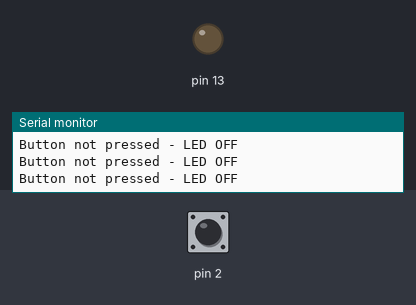
A sketch run on a simulated Arduino Uno, built with avr-gcc and run on an emulated ATmega328P. Shown: output pins drawn as LEDs (lit = HIGH), the last lines printed to the serial monitor. Dashed ring = blinking. The inputs (shaded band) are chosen by the test bench; at power-on: pin 2 HIGH.

Above: at 1.2 s.
1.3 s: pin 2 pulled LOW for 0.15 s
At 1.39 s:
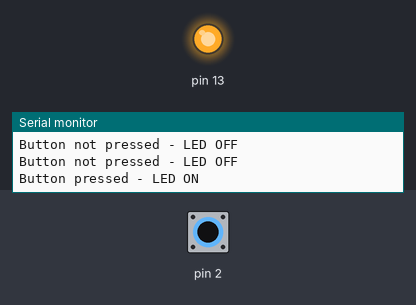
2.9 s: pin 2 pulled LOW for 0.15 s
At 4.1 s:
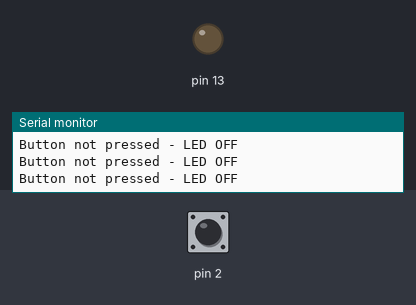
6.0 s: pin 2 pulled LOW for 1 s
At 6.8 s:
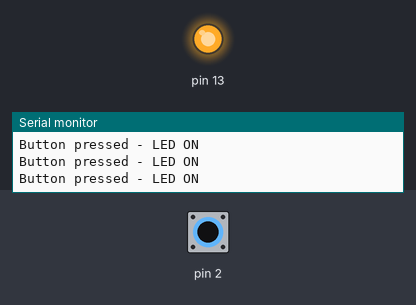
10.0 s: pin 2 pulsed LOW 2 times (0.12 s each, 0.3 s apart)
At 10.37 s:
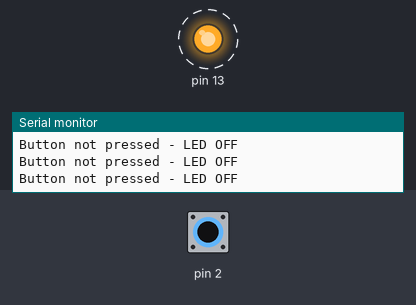
13.6 s: pin 2 driven LOW
At 14.9 s:
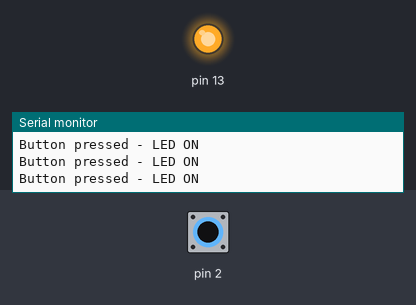
16.6 s: pin 2 driven HIGH
At 18.0 s:
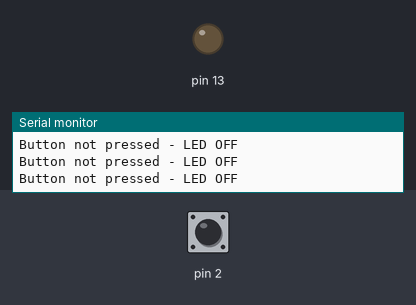
Timing chart, 0 to 19.6 s (numbered marks = the images above; inputs shaded):
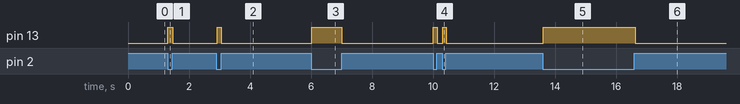

The sketch:

sumo_initial_02_button_led.ino
```cpp
/*
  Exercise 02 - Button Controls LED
  Goal: Understand INPUT_PULLUP, digitalRead(), variables, if/else, Serial

  Hardware: Arduino Uno + 1 pushbutton (Wokwi wokwi-pushbutton part)

  Wiring (this took two tries to get right):
  - WRONG (first attempt): connected 1.l -> pin 2, 1.r -> GND.
    This didn't work because 1.l and 1.r are the SAME contact — they're
    always connected to each other whether the button is pressed or not.
    Wiring both legs of one contact just makes a permanent short.
  - CORRECT: connected 1.r -> pin 2, 2.l -> GND (one leg from EACH of the
    two different contacts). Now the button pressing is what completes
    the circuit between them.

  Behavior note: this is a MOMENTARY button, not a toggle switch. The LED
  is only ON while the button is physically held down, and turns OFF the
  instant it's released. That's correct expected behavior, not a bug.

  What I learned:
  - pinMode(pin, INPUT_PULLUP) means the pin defaults to reading HIGH,
    so a pressed button reads LOW (this feels backwards until you know why)
  - digitalRead(pin) returns the current state and can be stored in a variable
  - int buttonState = digitalRead(2);  <- variables need a declared type
  - == compares (is this equal to?), = assigns (set this to)
  - Serial.begin() + Serial.println() let me see what the code is doing
    in real time on the computer screen, not just on the board
*/

void setup() {
  pinMode(13, OUTPUT);
  pinMode(2, INPUT_PULLUP);
  Serial.begin(9600);
}

void loop() {
  int buttonState = digitalRead(2);

  if (buttonState == LOW) {
    digitalWrite(13, HIGH);
    Serial.println("Button pressed - LED ON");
  } else {
    digitalWrite(13, LOW);
    Serial.println("Button not pressed - LED OFF");
  }
}
```

Measured:
- after the input at 1.3 s, pin 13: LOW → HIGH at once, → LOW 0.16 s later
- after the input at 2.9 s, pin 13: LOW → HIGH at once, → LOW 0.13 s later
- after the input at 6.0 s, pin 13: LOW → HIGH at once, → LOW 0.99 s later
- after the input at 10.0 s, pin 13: alternates HIGH for 0.12 s and LOW for 0.19 s, 4 changes in all, then stays LOW, starting at once
- after the input at 13.6 s, pin 13: LOW → HIGH at once
- after the input at 16.6 s, pin 13: HIGH → LOW at once
